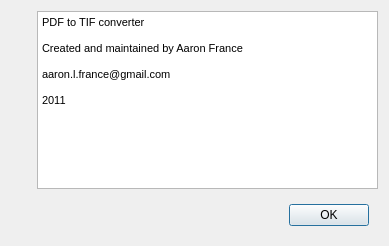
<?xml version="1.0" encoding="UTF-8"?>
<ui version="4.0">
 <class>Dialog</class>
 <widget class="QDialog" name="Dialog">
  <property name="geometry">
   <rect>
    <x>0</x>
    <y>0</y>
    <width>389</width>
    <height>246</height>
   </rect>
  </property>
  <property name="windowTitle">
   <string>Dialog</string>
  </property>
  <layout class="QGridLayout" name="gridLayout">
   <item row="0" column="0">
    <widget class="QLabel" name="label_2">
     <property name="text">
      <string/>
     </property>
     <property name="pixmap">
      <pixmap>pdftotif_small.png</pixmap>
     </property>
    </widget>
   </item>
   <item row="1" column="0">
    <spacer name="verticalSpacer">
     <property name="orientation">
      <enum>Qt::Vertical</enum>
     </property>
     <property name="sizeHint" stdset="0">
      <size>
       <width>20</width>
       <height>40</height>
      </size>
     </property>
    </spacer>
   </item>
   <item row="0" column="1">
    <widget class="QTextBrowser" name="textBrowser">
     <property name="html">
      <string>&lt;!DOCTYPE HTML PUBLIC &quot;-//W3C//DTD HTML 4.0//EN&quot; &quot;http://www.w3.org/TR/REC-html40/strict.dtd&quot;&gt;
&lt;html&gt;&lt;head&gt;&lt;meta name=&quot;qrichtext&quot; content=&quot;1&quot; /&gt;&lt;style type=&quot;text/css&quot;&gt;
p, li { white-space: pre-wrap; }
&lt;/style&gt;&lt;/head&gt;&lt;body style=&quot; font-family:'MS Shell Dlg 2'; font-size:8.25pt; font-weight:400; font-style:normal;&quot;&gt;
&lt;p style=&quot; margin-top:0px; margin-bottom:0px; margin-left:0px; margin-right:0px; -qt-block-indent:0; text-indent:0px;&quot;&gt;&lt;span style=&quot; font-size:8pt;&quot;&gt;PDF to TIF converter &lt;/span&gt;&lt;/p&gt;
&lt;p style=&quot;-qt-paragraph-type:empty; margin-top:0px; margin-bottom:0px; margin-left:0px; margin-right:0px; -qt-block-indent:0; text-indent:0px; font-size:8pt;&quot;&gt;&lt;/p&gt;
&lt;p style=&quot; margin-top:0px; margin-bottom:0px; margin-left:0px; margin-right:0px; -qt-block-indent:0; text-indent:0px;&quot;&gt;&lt;span style=&quot; font-size:8pt;&quot;&gt;Created and maintained by Aaron France&lt;/span&gt;&lt;/p&gt;
&lt;p style=&quot;-qt-paragraph-type:empty; margin-top:0px; margin-bottom:0px; margin-left:0px; margin-right:0px; -qt-block-indent:0; text-indent:0px; font-size:8pt;&quot;&gt;&lt;/p&gt;
&lt;p style=&quot; margin-top:0px; margin-bottom:0px; margin-left:0px; margin-right:0px; -qt-block-indent:0; text-indent:0px;&quot;&gt;&lt;span style=&quot; font-size:8pt;&quot;&gt;aaron.l.france@gmail.com&lt;/span&gt;&lt;/p&gt;
&lt;p style=&quot;-qt-paragraph-type:empty; margin-top:0px; margin-bottom:0px; margin-left:0px; margin-right:0px; -qt-block-indent:0; text-indent:0px; font-size:8pt;&quot;&gt;&lt;/p&gt;
&lt;p style=&quot; margin-top:0px; margin-bottom:0px; margin-left:0px; margin-right:0px; -qt-block-indent:0; text-indent:0px;&quot;&gt;&lt;span style=&quot; font-size:8pt;&quot;&gt;2011&lt;/span&gt;&lt;/p&gt;&lt;/body&gt;&lt;/html&gt;</string>
     </property>
    </widget>
   </item>
   <item row="1" column="1">
    <widget class="QWidget" name="widget" native="true">
     <layout class="QGridLayout" name="gridLayout_2">
      <item row="0" column="1">
       <widget class="QPushButton" name="pushButton">
        <property name="text">
         <string>OK</string>
        </property>
       </widget>
      </item>
      <item row="0" column="0">
       <spacer name="horizontalSpacer">
        <property name="orientation">
         <enum>Qt::Horizontal</enum>
        </property>
        <property name="sizeHint" stdset="0">
         <size>
          <width>40</width>
          <height>20</height>
         </size>
        </property>
       </spacer>
      </item>
     </layout>
    </widget>
   </item>
  </layout>
 </widget>
 <resources/>
 <connections>
  <connection>
   <sender>pushButton</sender>
   <signal>clicked()</signal>
   <receiver>Dialog</receiver>
   <slot>accept()</slot>
   <hints>
    <hint type="sourcelabel">
     <x>353</x>
     <y>216</y>
    </hint>
    <hint type="destinationlabel">
     <x>720</x>
     <y>589</y>
    </hint>
   </hints>
  </connection>
 </connections>
</ui>
